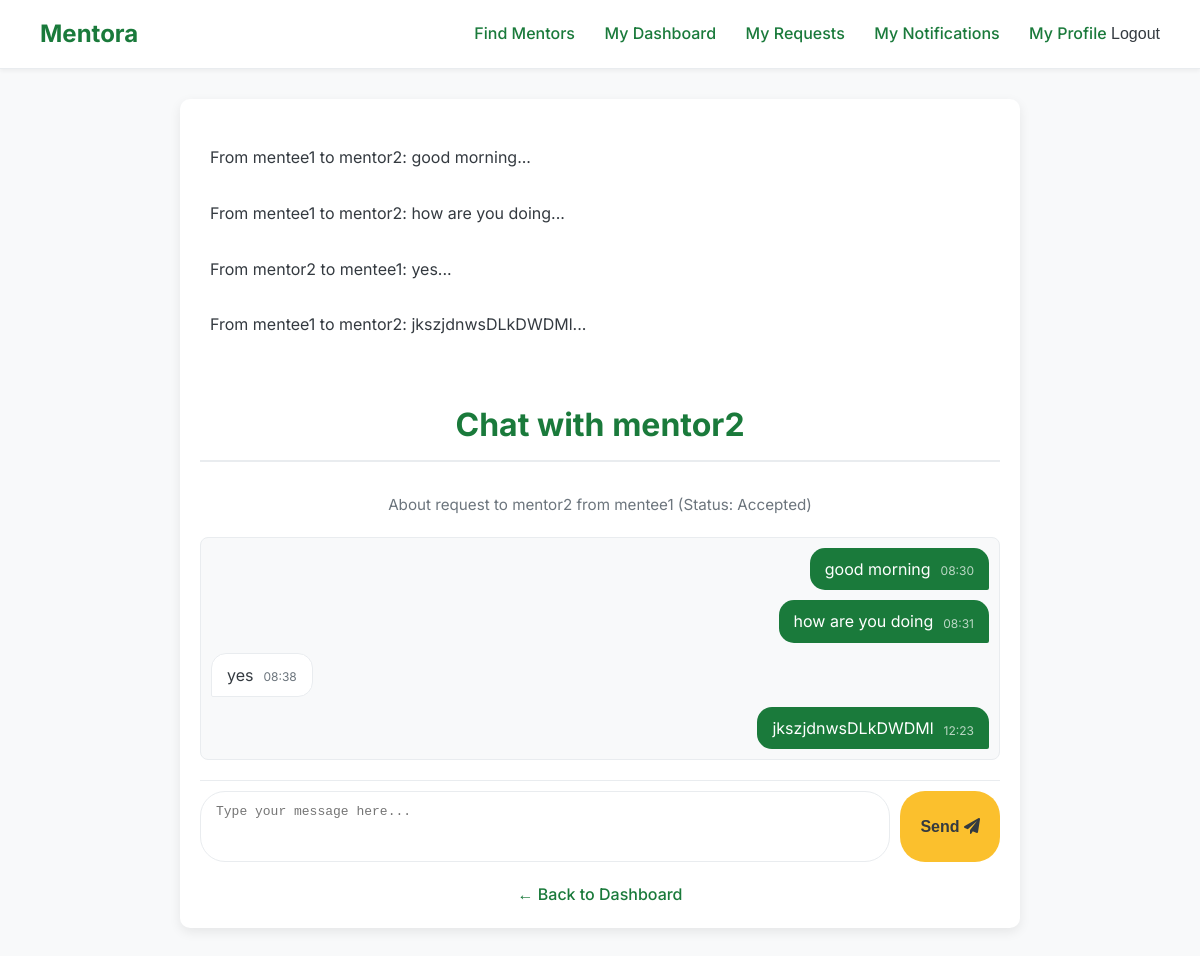
Page /mentors/request/4/message/9/ (signed in) on the committed database.
### mentorship/models.py (models this page shows, shortened)
class Message(models.Model):
    sender = models.ForeignKey(User, on_delete=models.CASCADE, related_name='sent_messages')
    recipient = models.ForeignKey(User, on_delete=models.CASCADE, related_name='received_messages')
    content = models.TextField()
    timestamp = models.DateTimeField(auto_now_add=True)
    is_read = models.BooleanField(default=False)
    mentorship_request = models.ForeignKey(
        MentorshipRequest,
        on_delete=models.CASCADE,
        related_name='messages', # Allows request.messages.all()
        blank=True,
        null=True, # Allow messages not directly tied to a request initially, if needed
        help_text="The mentorship request this message pertains to."
    )
    class Meta:
        ordering = ['timestamp'] # Order messages by time
        verbose_name = "User Message"
        verbose_name_plural = "User Messages"
    def __str__(self):
        return f"From {self.sender.username} to {self.recipient.username}: {self.content[:50]}..."

class MentorshipRequest(models.Model):
    mentee = models.ForeignKey(Mentee, on_delete=models.CASCADE, related_name='sent_requests')
    mentor = models.ForeignKey(Mentor, on_delete=models.CASCADE, related_name='received_requests')
    request_date = models.DateTimeField(auto_now_add=True)
    message = models.TextField()
    STATUS_CHOICES = [
        ('PENDING', 'Pending'),
        ('ACCEPTED', 'Accepted'),
        ('REJECTED', 'Rejected'),
    ]
    status = models.CharField(
        max_length=10,
        choices=STATUS_CHOICES,
        default='PENDING',
    )
    response_date = models.DateTimeField(blank=True, null=True)
    rejection_reason = models.TextField(blank=True, null=True)
    is_session_scheduled = models.BooleanField(default=False)
    class Meta:
        unique_together = ('mentee', 'mentor', 'status')
        constraints = [
            models.UniqueConstraint(
                fields=['mentee', 'mentor'],
                condition=models.Q(status__in=['PENDING', 'ACCEPTED']),
                name='unique_pending_or_accepted_request'
            )
        ]

class Mentor(models.Model):
    user = models.OneToOneField(User, on_delete=models.CASCADE)
    location = models.CharField(max_length=255, blank=True, null=True)
    expertise = models.ManyToManyField(Interest, related_name='mentors', blank=True)
    title = models.CharField(max_length=255, blank=True, null=True)
    company = models.CharField(max_length=255, blank=True, null=True)
    rating = models.DecimalField(max_digits=2, decimal_places=1, blank=True, null=True)
    reviews_count = models.IntegerField(default=0)
    price_per_session = models.DecimalField(max_digits=6, decimal_places=2, blank=True, null=True)
    experience_years = models.IntegerField(blank=True, null=True)
    availability = models.CharField(max_length=255, blank=True, null=True)
    STATUS_CHOICES = [
        ('AVAILABLE', 'Available for Mentorship'),
        ('BUSY', 'Currently Busy'),
        ('OFFLINE', 'Offline'),
    ]
    availability_status = models.CharField(
        max_length=20,
        choices=STATUS_CHOICES,
        default='AVAILABLE',
    )
    available_date=models.DateTimeField(blank=True, null=True)
    availabile_time=models.DateTimeField(blank=True, null=True)
    bio = models.TextField(blank=True, null=True)
    profile_picture = models.ImageField(upload_to='mentor_pics/', blank=True, null=True)

class Mentee(models.Model):
    user = models.OneToOneField(User, on_delete=models.CASCADE)
    location = models.CharField(max_length=255, blank=True, null=True)
    interests = models.ManyToManyField(Interest, related_name='mentees', blank=True) # Mentees have interests (skill tags)
    bio = models.TextField(blank=True, null=True)
    profile_picture = models.ImageField(upload_to='mentee_pics/', blank=True, null=True)

### mentorship/views.py (the view)
# urls.py: path('request/<int:request_pk>/message/<int:recipient_pk>/',views.message_thread, name='message_thread'),
@login_required
def message_thread(request, request_pk, recipient_pk):
    current_user = request.user
    mentorship_request = get_object_or_404(MentorshipRequest, pk=request_pk)
    recipient_user = get_object_or_404(User, pk=recipient_pk)
    if mentorship_request.status != 'ACCEPTED':
        messages.error(request, "Messaging is only allowed for ACCEPTED mentorship requests.")
        return redirect('mentee_dashboard') # Or appropriate dashboard/requests page
    is_mentee_of_request = (current_user == mentorship_request.mentee.user)
    is_mentor_of_request = (current_user == mentorship_request.mentor.user)
    if not (is_mentee_of_request or is_mentor_of_request):
        messages.error(request, "You are not authorized to view this message thread.")
        return redirect('mentee_dashboard')
    if (is_mentee_of_request and recipient_user != mentorship_request.mentor.user) or \
       (is_mentor_of_request and recipient_user != mentorship_request.mentee.user):
        messages.error(request, "Invalid recipient for this mentorship request.")
        return redirect('mentee_dashboard')
    messages_in_thread = Message.objects.filter(
        mentorship_request=mentorship_request
    ).filter(
        Q(sender=current_user, recipient=recipient_user) |
        Q(sender=recipient_user, recipient=current_user)
    ).order_by('timestamp')
    messages_in_thread.filter(recipient=current_user, is_read=False).update(is_read=True)
    if request.method == 'POST':
        form = MessageForm(request.POST)
        if form.is_valid():
            message = form.save(commit=False)
            message.sender = current_user
            message.recipient = recipient_user
            message.mentorship_request = mentorship_request
            message.save()
            Notification.objects.create(
                recipient=recipient_user,
                message=f"You have received a message from {current_user.username}",
                notification_type='GENERAL', # Or a more specific type if available
                related_request=mentorship_request
            )
            messages.success(request, "Message sent!")
            return redirect('message_thread', request_pk=request_pk, recipient_pk=recipient_pk)
        else:
            messages.error(request, "Please correct the errors in your message.")
    else:
        form = MessageForm()
    context = {
        'mentorship_request': mentorship_request,
        'recipient_user': recipient_user,
        'messages': messages_in_thread,
        'form': form,
        'current_user': current_user, # Pass current user for template logic ( message alignment)
    }
    return render(request, 'mentorship/message_thread.html', context)

### mentorship/forms.py
class MessageForm(forms.ModelForm):
    class Meta:
        model = Message
        fields = ['content']
        widgets = {
            'content': forms.Textarea(attrs={'rows': 3, 'placeholder': 'Type your message here...'}),
        }

### mentorship/templatetags/notification_extras.py (called while the page is built)
@register.inclusion_tag('mentorship/notification_badge.html', takes_context=True)
def notification_badge(context):
    request = context['request']
    if request.user.is_authenticated:
        unread_count = Notification.objects.filter(recipient=request.user, is_read=False).count()
        return {'unread_count': unread_count}
    return {'unread_count': 0} # Return 0 if not authenticated

### mentorship/templates/mentorship/message_thread.html (shortened to what this page needs)
{% load notification_extras %}
<!DOCTYPE html>
<html lang="en">
<head>
    <link rel="stylesheet" href="https://cdnjs.cloudflare.com/ajax/libs/font-awesome/6.0.0-beta3/css/all.min.css">
</head>
<body>
    <nav class="navbar">
        <a href="{% url 'home' %}" class="logo">Mentora</a>
        <div class="nav-links">
            {% if user.is_authenticated %}
                <a href="{% url 'mentor_list' %}">Find Mentors</a>
                <a href="{% url 'mentee_dashboard' %}">My Dashboard</a>
                <a href="{% url 'my_requests' %}">My Requests</a>
                <a href="{% url 'my_notifications' %}">
                    My Notifications
                </a>
                <a href="#">My Profile</a>
                <form action="{% url 'logout' %}" method="post" style="display: inline;">
    <button type="submit" style="background: none; border: none; color: inherit; cursor: pointer; font-size: 1em; padding: 0;">Logout</button>
</form>
            {% else %}
                <a href="{% url 'login' %}">Login</a>
                <a href="{% url 'register' %}">Register</a>
            {% endif %}
        </div>
    </nav>
    <div class="message-container">
        {% if messages %}
            <ul class="messages">
                {% for message in messages %}
                    <li{% if message.tags %} class="{{ message.tags }}"{% endif %}>{{ message }}</li>
                {% endfor %}
            </ul>
        {% endif %}
        <h1>Chat with {{ recipient_user.username }}</h1>
        <p class="message-context">About request to {{ mentorship_request.mentor.user.username }} from {{ mentorship_request.mentee.user.username }} (Status: {{ mentorship_request.get_status_display }})</p>
        <div class="message-thread">
            {% if messages %}
                {% for message in messages %}
                    <div class="message-item {% if message.sender == current_user %}sent{% else %}received{% endif %}">
                        <div class="content">{{ message.content }}</div>
                        <div class="timestamp">{{ message.timestamp|date:"H:i" }}</div>
                    </div>
                {% endfor %}
            {% else %}
                <p class="no-messages">No messages yet. Start the conversation!</p>
            {% endif %}
        </div>
        <form method="post" class="message-input-form">
            {{ form.content }}
            <button type="submit">Send <i class="fas fa-paper-plane"></i></button>
        </form>
        <div class="back-link">
            <a href="{% url 'mentee_dashboard' %}">&larr; Back to Dashboard</a>
        </div>
    </div>
</body>
</html>

### mentorship/templates/mentorship/message_thread.html (style rules this page uses)
:root { --primary-dark-green: #1A7A3B; --darker-green-hover: #156330; --light-green-bg: #EBF5ED; --yellow-accent: #FBC02D; --dark-text: #343a40; --light-text: #6c757d; --white: #ffffff; --light-gray-bg: #f8f9fa; --border-color: #e9ecef; --red-error: #dc3545; --red-error-bg: #ffebee; --red-error-text: #721c24; --orange-button: #FF8C00; --orange-button-hover: #CC7000; }
body { font-family: 'Inter', sans-serif; margin: 0; padding: 0; background-color: var(--light-gray-bg); color: var(--dark-text); line-height: 1.6; }
.navbar { background-color: var(--white); padding: 15px 40px; box-shadow: 0 2px 4px rgba(0,0,0,0.05); display: flex; justify-content: space-between; align-items: center; border-bottom: 1px solid var(--border-color); }
.navbar .logo { font-size: 1.5em; font-weight: bold; color: var(--primary-dark-green); text-decoration: none; }
.navbar .nav-links a { color: var(--primary-dark-green); text-decoration: none; margin-left: 25px; font-weight: 500; transition: color 0.2s ease-in-out; }
.message-container { max-width: 800px; margin: 30px auto; padding: 20px; background-color: var(--white); border-radius: 10px; box-shadow: 0 4px 12px rgba(0,0,0,0.08); display: flex; flex-direction: column; min-height: calc(100vh - 120px); }
h1 { color: var(--primary-dark-green); text-align: center; margin-bottom: 15px; font-size: 2em; border-bottom: 2px solid var(--border-color); padding-bottom: 10px; }
.message-context { text-align: center; color: var(--light-text); margin-bottom: 20px; font-size: 0.95em; }
.message-thread { flex-grow: 1; overflow-y: auto; padding: 10px; border: 1px solid var(--border-color); border-radius: 8px; background-color: var(--light-gray-bg); margin-bottom: 20px; display: flex; flex-direction: column; gap: 10px; }
.message-item { display: flex; align-items: flex-end; max-width: 80%; padding: 10px 15px; border-radius: 15px; line-height: 1.4; position: relative; }
.message-item.sent { background-color: var(--primary-dark-green); color: var(--white); align-self: flex-end; border-bottom-right-radius: 2px; }
.message-item.received { background-color: var(--white); color: var(--dark-text); align-self: flex-start; border: 1px solid var(--border-color); border-bottom-left-radius: 2px; }
.message-item .content { flex-grow: 1; }
.message-item .timestamp { font-size: 0.75em; color: rgba(255, 255, 255, 0.7); margin-left: 10px; white-space: nowrap; }
.message-item.received .timestamp { color: var(--light-text); }
.message-input-form { display: flex; gap: 10px; padding-top: 10px; border-top: 1px solid var(--border-color); }
.message-input-form textarea { flex-grow: 1; padding: 12px 15px; border: 1px solid var(--border-color); border-radius: 25px; font-size: 1em; resize: none; min-height: 45px; max-height: 120px; box-sizing: border-box; transition: border-color 0.3s ease-in-out, box-shadow 0.3s ease-in-out; }
.message-input-form button { background-color: var(--yellow-accent); color: var(--dark-text); padding: 12px 20px; border: none; border-radius: 25px; font-size: 1em; font-weight: bold; cursor: pointer; transition: background-color 0.2s ease-in-out; white-space: nowrap; }
.back-link { display: block; text-align: center; margin-top: 20px; }
.back-link a { color: var(--primary-dark-green); text-decoration: none; font-weight: 500; transition: color 0.2s ease-in-out; }
.messages { list-style-type: none; padding: 0; margin-bottom: 20px; }
.messages li { padding: 10px; border-radius: 4px; margin-bottom: 10px; }

### rows in the picture
Message: sender+recipient+content "From mentee1 to mentor2: good morning...", content "good morning", timestamp "08:30"
Message: sender+recipient+content "From mentee1 to mentor2: how are you doing...", content "how are you doing", timestamp "08:31"
Message: sender+recipient+content "From mentor2 to mentee1: yes...", content "yes", timestamp "08:38"
Message: sender+recipient+content "From mentee1 to mentor2: jkszjdnwsDLkDWDMl...", content "jkszjdnwsDLkDWDMl", timestamp "12:23"
MentorshipRequest: mentor.user.username "mentor2", mentee.user.username "mentee1", status "Accepted"

### other values in the picture
{{ recipient_user.username }} "mentor2"
